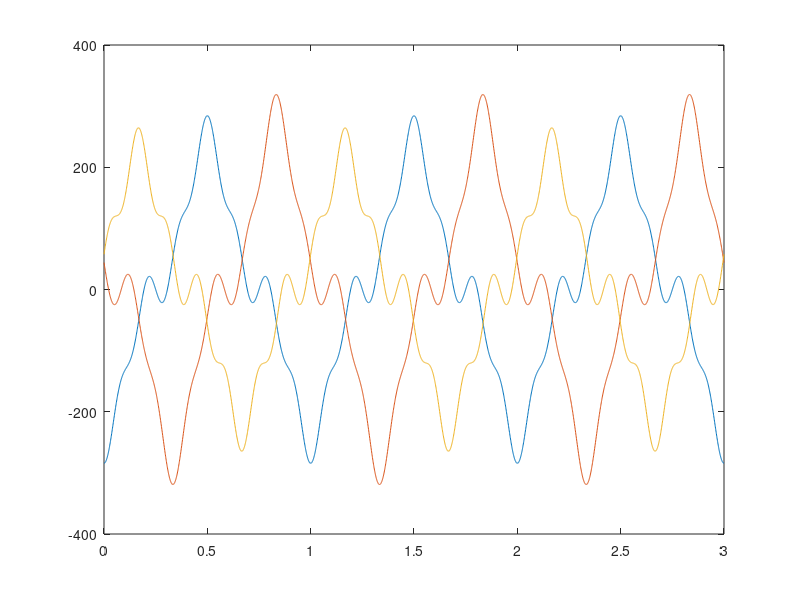

Here is the MATLAB script that generated this plot: (Note: this script raises an error after producing the figure.)
%% Construct 3-phase sampled signal
% You could either create a synthetic signal or read a sampled signal from a 
% file, then interpolate it for the derivatives:

% Fundamental frequency
f = 1;
w = 2 * pi * f;

% Sampled time
t = linspace(0, 3, 1000 * 3 + 1);

% Harmonic Signal components
p = [w * t; w * t - 2 * pi / 3; w * t + 2 * pi / 3];

m = [
    5, 0.5, 0.1; 
    5.5, 0.65, 0.09; 
    4.6, 0.42, 0.12
];

a = m(1,1) * cos(p(1,:)) + m(1,2) * cos(3 * p(1,:)) + m(1,3) * cos(7 * p(1,:));
b = m(2,1) * cos(p(2,:)) + m(2,2) * cos(3 * p(2,:)) + m(2,3) * cos(7 * p(2,:));
c = m(3,1) * cos(p(3,:)) + m(3,2) * cos(3 * p(3,:)) + m(3,3) * cos(7 * p(3,:));

plot(t,a);
hold on;
plot(t,b);
plot(t,c);
hold off;
%% 
% Define the first derivative:

aDt1 = -w * m(1,1) * sin(p(1,:)) - 3 * w * m(1,2) * sin(3 * p(1,:)) - 7 * w * m(1,3) * sin(7 * p(1,:));
bDt1 = -w * m(2,1) * sin(p(2,:)) - 3 * w * m(2,2) * sin(3 * p(2,:)) - 7 * w * m(2,3) * sin(7 * p(2,:));
cDt1 = -w * m(3,1) * sin(p(3,:)) - 3 * w * m(3,2) * sin(3 * p(3,:)) - 7 * w * m(3,3) * sin(7 * p(3,:));

plot(t,aDt1);
hold on;
plot(t,bDt1);
plot(t,cDt1);
hold off;
%% 
% Define the second derivative:

aDt2 = -w * w * m(1,1) * cos(p(1,:)) - 3 * w * w * m(1,2) * cos(3 * p(1,:)) - 7 * w * w * m(1,3) * cos(7 * p(1,:));
bDt2 = -w * w * m(2,1) * cos(p(2,:)) - 3 * w * w * m(2,2) * cos(3 * p(2,:)) - 7 * w * w * m(2,3) * cos(7 * p(2,:));
cDt2 = -w * w * m(3,1) * cos(p(3,:)) - 3 * w * w * m(3,2) * cos(3 * p(3,:)) - 7 * w * w * m(3,3) * cos(7 * p(3,:));

plot(t,aDt2);
hold on;
plot(t,bDt2);
plot(t,cDt2);
hold off;
% Create a singel GA vector for the signal and its derivatives
v = ga3.EncodeVector([a; b; c]);
vDt1 = ga3.EncodeVector([aDt1; bDt1; cDt1]);
vDt2 = ga3.EncodeVector([aDt2; bDt2; cDt2]);
%% Calculate Arc-Length Derivatives
% Time derivatives of arc-length variable s:

sDt1 = vDt1.norm();
sDt2 = vDt1.sp(vDt2) ./ sDt1;
%sDt3 = (vDt2.sp(vDt2) + vDt1.sp(vDt3) - sDt2.Square()) / sDt1;

plot(t,sDt1);
plot(t,sDt2);
%plot(t,sDt3);
%% 
% Arc-length derivatives of vector signal:

vDs1 = vDt1 / sDt1;
vDs2 = (vDt2 * sDt1 - vDt1 * sDt2) / power(sDt1, 3);
%vDs3 = (power(sDt1, 2) * vDt3 - 3 * sDt1 * sDt2 * vDt2 + (3 * power(sDt2, 2) - sDt1 * sDt3) * vDt1) / power(sDt1, 5);

plot(t, vDs1.Data(1,:));
hold on;
plot(t, vDs1.Data(2,:));
plot(t, vDs1.Data(3,:));
hold off;

plot(t, vDs2.Data(1,:));
hold on;
plot(t, vDs2.Data(2,:));
plot(t, vDs2.Data(3,:));
hold off;
%% Calculate Orthonormal Frames

u1 = vDs1;
u2 = vDs2 - vDs1 * (vDs2.sp(vDs1) ./ vDs1.sp(vDs1));
u3 = vDs1.op(vDs2).dual();
e1 = u1 / u1.norm();
e2 = u2 / u2.norm();
e3 = u3 / u3.norm();
%% 
% We list the basic operations on a multivector that is expressed either as 
% a sum of k-vectors $A=\sum_{k=0}^{n}\left\langle A\right\rangle _{k}$ or as 
% a sum of basis blades $A=\sum_{i=0}^{2^{n}-1}a_{i}E_{i}$.
%% Calculate Curvatures

k1 = sDt1 .* u2.norm() ./ u1.norm();
k2 = sDt1 .* u3.norm() ./ u2.norm();
plot(t,k1);
plot(t,k2);
%% Calculate Darboux Bivectors

db1 = e1.op(e2) * k1;
db2 = e2.op(e3) * k2;
db = db1 + db2;
plot(t, db1.norm());
plot(t, db2.norm());
plot(t, db.norm());
% Plot the norm of the moving mean Darboux bivectors taken over one cycle
% (1000 samples)
dbMean = ga3.Multivector(2,movmean(db.Data,[1000,0],2));
dbMeanNorm = dbMean.norm();
plot(t(1000:end),dbMeanNorm(1000:end));